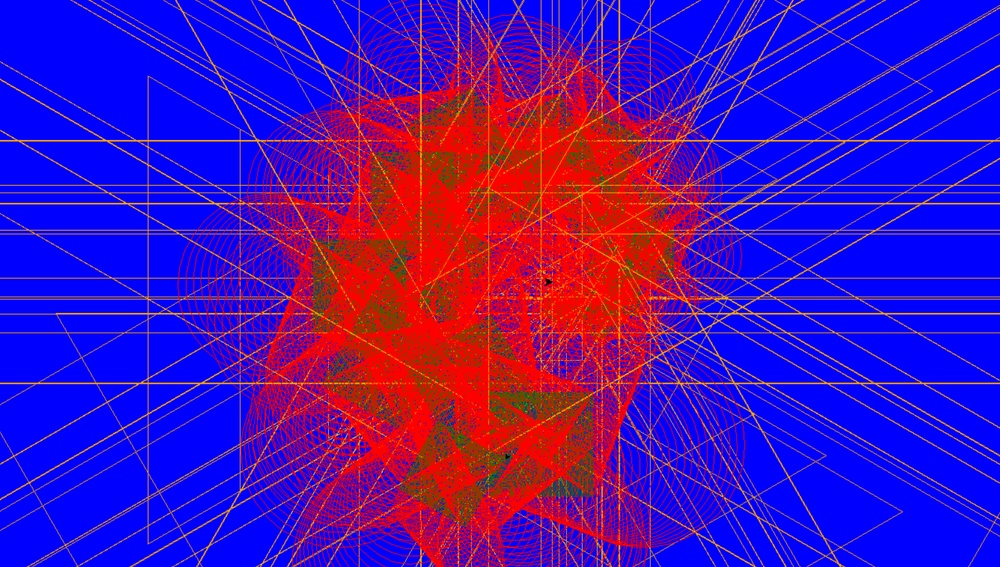
#> input picture Simul1.jpeg, 1000 x 567 px, shrunk from 1670 x 947 before the run
$ python imagesplit.py
#> lines starting #> are read from the running program, lines starting #| are printed output that depends on the picture
import pandas as pd
import cv2
import numpy as np
import matplotlib.pyplot as plt
from skimage.io import imread, imshow
from skimage.filters import prewitt_h,prewitt_v

img = cv2.imread('Simul1.jpeg')
#> img is the input picture: shape (567, 1000, 3); mean B, G, R 172.6, 16.2, 73.7

# Method 1: copy image and set other channels to black
r = img.copy()
r[:,:,0] = r[:,:,1] = 0

g = img.copy()
g[:,:,0] = g[:,:,2] = 0

b = img.copy()
b[:,:,1] = b[:,:,2] = 0
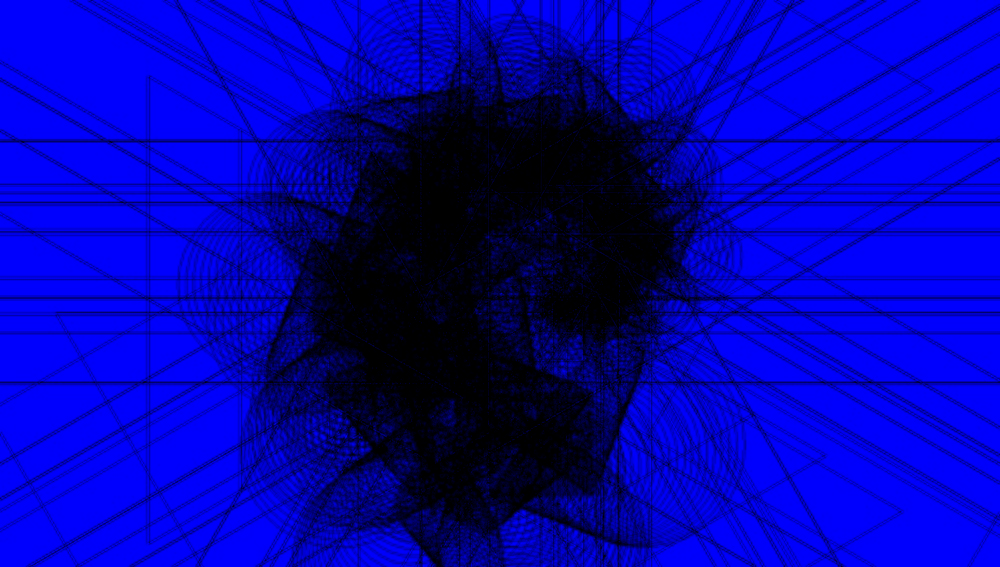
#> b: shape (567, 1000, 3); mean B, G, R 172.6, 0, 0

cv2.imshow("red",r)
cv2.imshow("green",g)
cv2.imshow("blue",b)
cv2.waitKey(0)
cv2.destroyAllWindows()


# Method 2: split channels and merge with black channels
b,g,r = cv2.split(img)
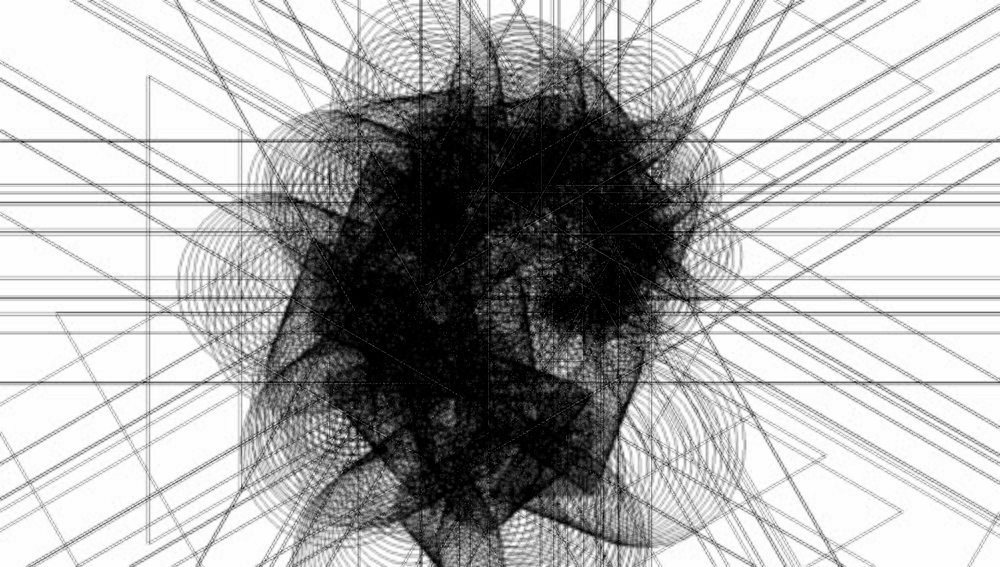
#> b: shape (567, 1000); min 0, max 255, mean 172.6
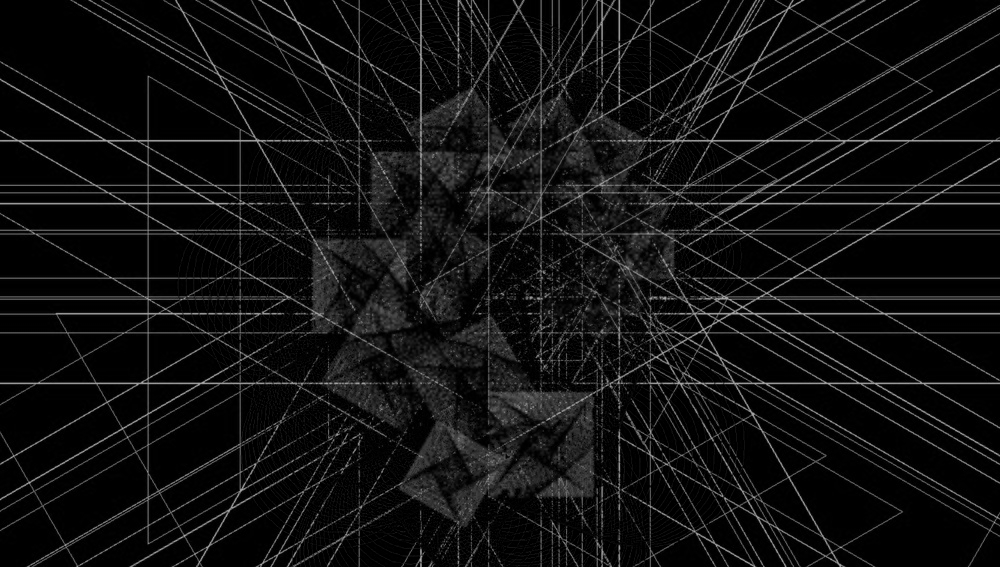
#> g: shape (567, 1000); min 0, max 176, mean 16.2
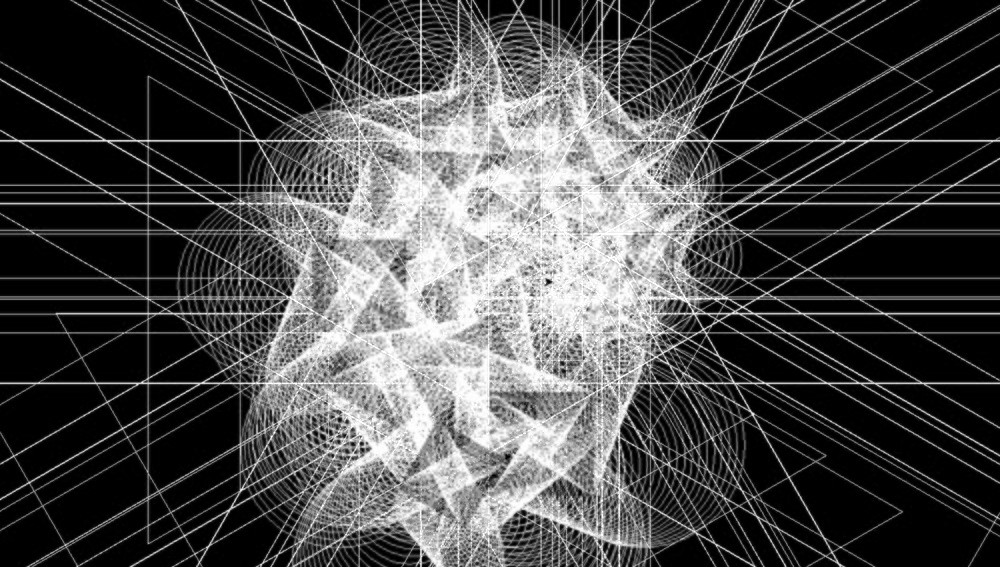
#> r: shape (567, 1000); min 0, max 255, mean 73.7
k = np.zeros_like(b)
print("Black array",k)
#> (printed output is left out)
#plt.plot(k)
#plt.show()
b = cv2.merge([b,k,k])
print("Blue array",b)
#> (printed output is left out)
#plt.plot(b[:,1])
plt.hist(b.ravel(), bins=10, range=(0.0, 1000.0), fc='k', ec='k')
plt.show()
#> figure, not shown here; tallest bar 1275323 high, from x = 0 to 100
g = cv2.merge([k,g,k])
plt.hist(img.ravel(), bins=10, range=(0.0, 1000.0), fc='k', ec='k')
plt.show()
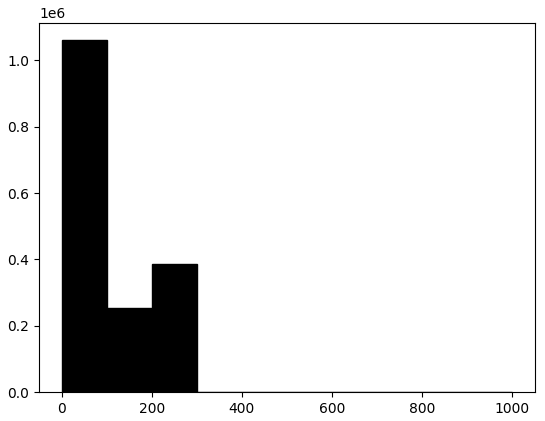
#> figure drawn by matplotlib, 1 panel; tallest bar 1060599 high, from x = 0 to 100
r = cv2.merge([k,k,r])

cv2.imshow("red",r)
cv2.imshow("green",g)
cv2.imshow("blue",b)
cv2.waitKey(0)
cv2.destroyAllWindows()

# save results
cv2.imwrite("mandril3_red.jpg", r)
cv2.imwrite("mandril3_green.jpg", g)
cv2.imwrite("mandril3_blue.jpg", b)
img = imread('Simul1.jpeg',as_gray=True)
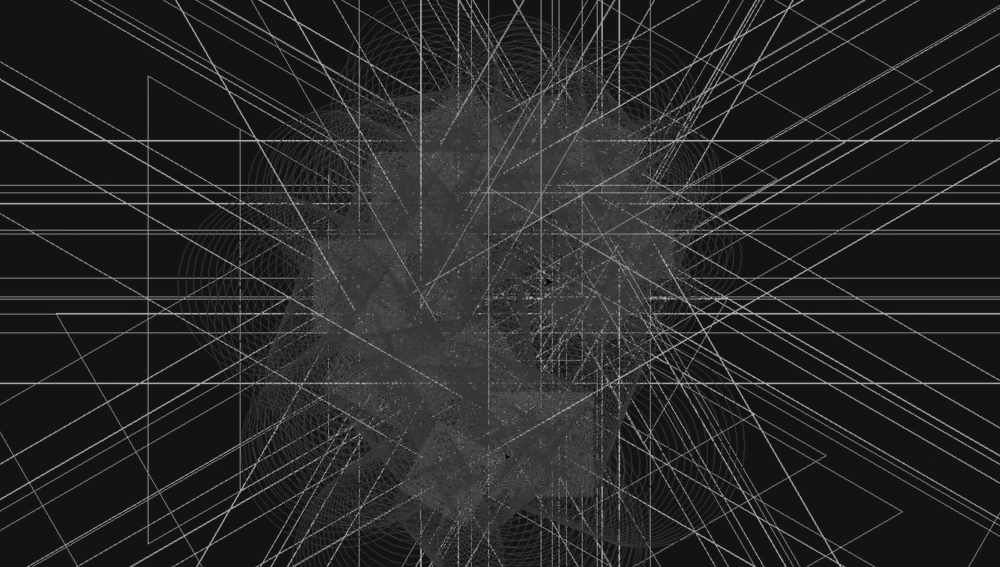
#> img: shape (567, 1000) float64; min 0.00445, max 0.729, mean 0.156
#calculating horizontal edges using prewitt kernel
img_h = prewitt_h(img)
#calculating vertical edges using prewitt kernel
img_v = prewitt_v(img)
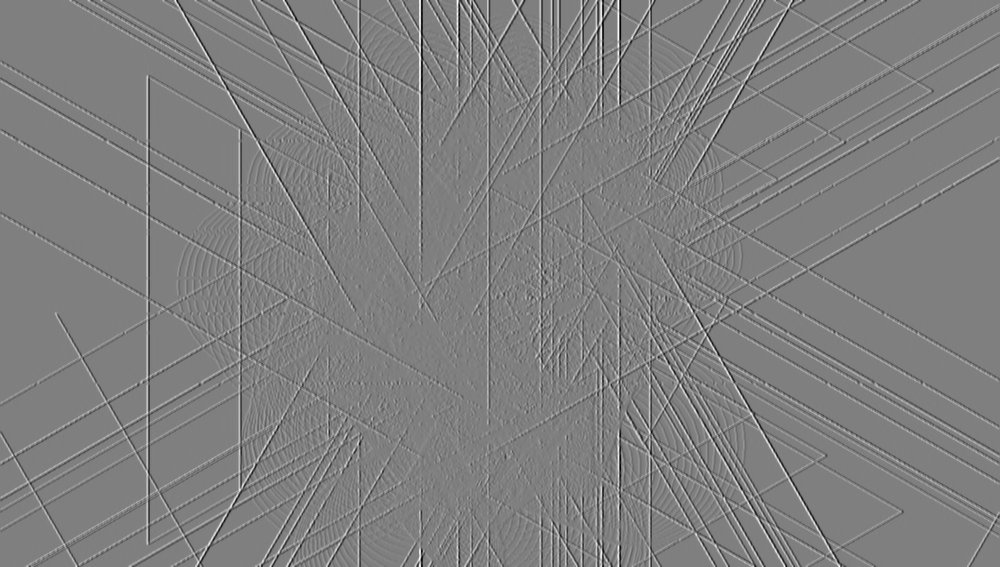
#> img_v: shape (567, 1000) float64; min -0.586, max 0.585, mean 1.49e-05; drawn with min black and max white
print("Image H",img_h)
#> (printed output is left out)
print("Image V", img_v)
#> (printed output is left out)

#cv2.imwrite(img_h,'test.jpeg')
imshow(img_h,cmap='gray');
plt.show()
imshow(img_v,cmap='gray');
plt.show()

#cv2.imwrite(edges_prewitt_vertical,'test.jpeg')

$ run again, with Simul12.jpeg copied over Simul1.jpeg
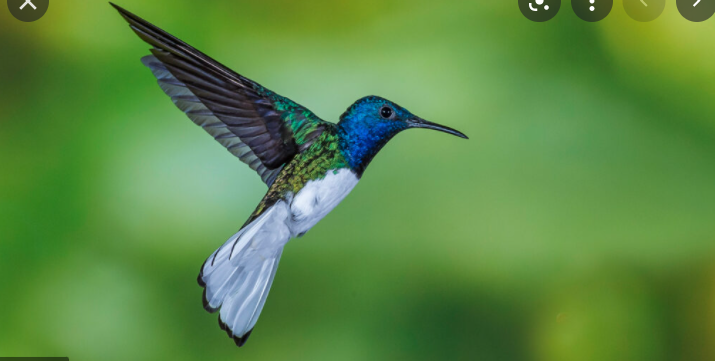
#> input picture Simul12.jpeg, 715 x 361 px
#> img is the input picture: shape (361, 715, 3); mean B, G, R 68.1, 136.7, 91.1
#> (printed output is left out)
#> (printed output is left out)
#> `img = imread('Simul1.jpeg',as_gray=True)`:
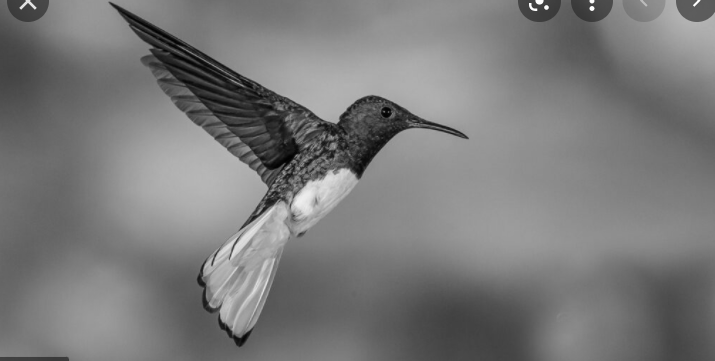
#> img: shape (361, 715) float64; min 0.00333, max 0.999, mean 0.479
#> `img_v = prewitt_v(img)`:
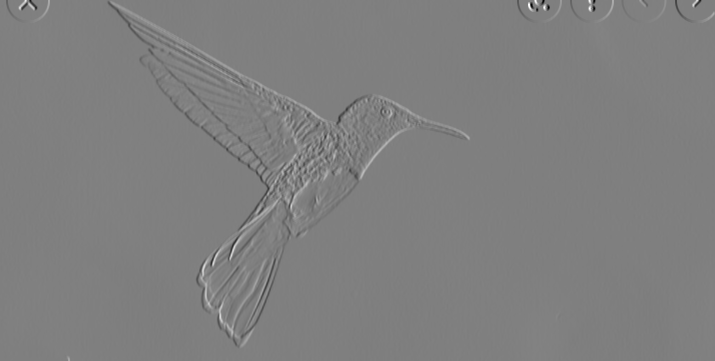
#> img_v: shape (361, 715) float64; min -0.752, max 0.75, mean 0.000252; drawn with min black and max white
#> (printed output is left out)
#> (printed output is left out)
